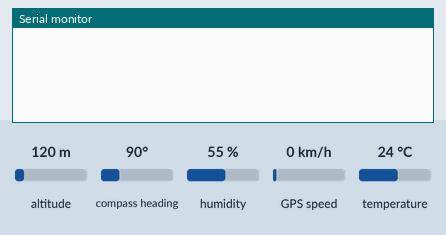
A sketch run on a simulated ESP8266 (NodeMCU). On the bench: the last lines printed to the serial monitor. The inputs (shaded band) are chosen by the test bench; at power-on: humidity 55 %, temperature 24 °C, altitude 120 m, compass heading 90°, GPS speed 0 km/h. WiFi joins after 1.5 s; servers stay silent unless stated; the GPS gets a fix after 3 s at 37.7749, -122.4194 with 8 satellites.

Above: at 3.0 s.
3.1 s: humidity set to 22 %
At 4.6 s:
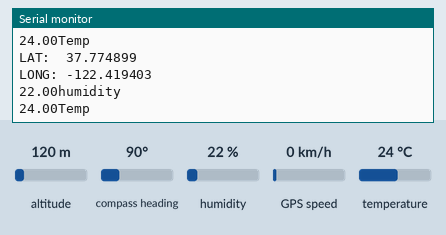
5.3 s: temperature set to 12 °C
At 6.3 s:
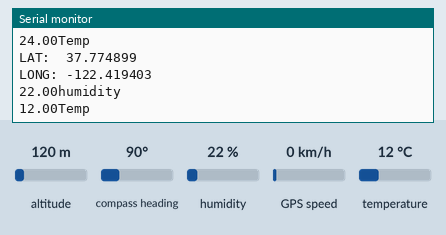
6.8 s: humidity set to 40 %
At 9.6 s:
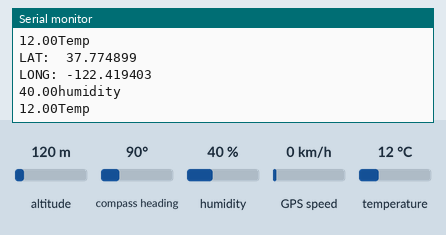

Measured:
- after the input at 3.1 s, the serial monitor: prints a new line after 0.72 s (image 1)
- after the input at 5.3 s, the serial monitor: prints a new line after 0.53 s (image 2)
- after the input at 6.8 s, the serial monitor: prints a new line after 2.0 s (image 3)

The sketch:

GPS_Tracker.ino
```cpp
/*
 * Code Written by: Aman Ulla
 */
#include <TinyGPS++.h>    //Import the GPS Library
#include <SoftwareSerial.h>
#define BLYNK_PRINT Serial
#include <ESP8266WiFi.h>
#include <BlynkSimpleEsp8266.h>    //Import Blynk Library
#include <DHT.h>

static const int RXPin = 4, TXPin = 5;   // GPIO 4=D2(conneect Tx of GPS) and GPIO 5=D1(Connect Rx of GPS
static const uint32_t GPSBaud = 9600; //if Baud rate 9600 didn't work in your case then use 4800
#define DHTPIN 16            // What digital pin we're connected to
#define DHTTYPE DHT22   // DHT 22, AM2302, AM2321
DHT dht(DHTPIN, DHTTYPE);
BlynkTimer timer;
TinyGPSPlus gps; // The TinyGPS++ object
WidgetMap myMap(V0);  // V0 for virtual pin of Map Widget

SoftwareSerial ss(RXPin, TXPin);  // The serial connection to the GPS device


float spd;       //Variable  to store the speed
float sats;      //Variable to store no. of satellites response
String bearing;  //Variable to store orientation or direction of GPS

char auth[] = "BLYNK AUTH Key";              //Your Project authentication key
char ssid[] = "wifi name";                                       // Name of your network (HotSpot or Router name)
char pass[] = "wifi password";                                      // Corresponding Password


//unsigned int move_index;         // moving index, to be used later
unsigned int move_index = 1;       // fixed location for now


void setup()
{
  Serial.begin(115200);
  Serial.println();
  ss.begin(GPSBaud);
  Blynk.begin(auth, ssid, pass);
  timer.setInterval(5000L, checkGPS); // every 5s check if GPS is connected, only really needs to be done once
}

void checkGPS(){
  if (gps.charsProcessed() < 10)
  {
    Serial.println(F("No GPS detected: check wiring."));
      Blynk.virtualWrite(V4, "GPS ERROR");  // Value Display widget  on V4 if GPS not detected
  }
}

void loop()
{

    while (ss.available() > 0)
    {
      // sketch displays information every time a new sentence is correctly encoded.
      if (gps.encode(ss.read()))
        displayInfo();
  }
  Blynk.run();
  timer.run();
}

void displayInfo()
{

  if (gps.location.isValid() )
  {

    float latitude = (gps.location.lat());     //Storing the Lat. and Lon.
    float longitude = (gps.location.lng());

    Serial.print("LAT:  ");
    Serial.println(latitude, 6);  // float to x decimal places
    Serial.print("LONG: ");
    Serial.println(longitude, 6);
    Blynk.virtualWrite(V1, String(latitude, 6));
    Blynk.virtualWrite(V2, String(longitude, 6));
    myMap.location(move_index, latitude, longitude, "GPS_Location");
    spd = gps.speed.kmph();               //get speed
       Blynk.virtualWrite(V3, spd);

       sats = gps.satellites.value();    //get number of satellites
       Blynk.virtualWrite(V4,  sats);
   sendSensor();


  }


  Serial.println();
}
void sendSensor()
{
  float h = dht.readHumidity();
  float t = dht.readTemperature(); // or dht.readTemperature(true) for Fahrenheit
  Serial.print(h);Serial.print("humidity");
  Serial.println();
  Serial.print(t);Serial.print("Temp");
  Serial.println();
  if (isnan(h) || isnan(t)) {
    Serial.println("Failed to read from DHT sensor!");
    return;
  }
  // You can send any value at any time.
  // Please don't send more that 10 values per second.
  Blynk.virtualWrite(V5, h);
  Blynk.virtualWrite(V6, t);
}
```
